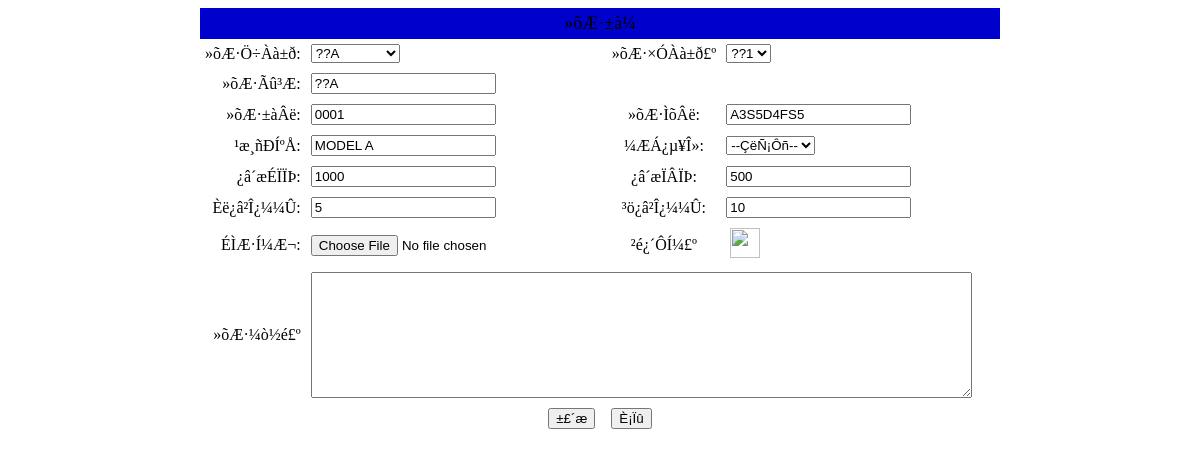
The page /product/editproduct.php?id=8 (signed in) on the database its author committed.
### tables this page shows
CREATE TABLE `tb_product` (
  `id` int(4) NOT NULL auto_increment,
  `maintype` varchar(20) NOT NULL,
  `subtype` varchar(20) NOT NULL,
  `name` varchar(20) NOT NULL,
  `encode` varchar(20) NOT NULL,
  `barcode` varchar(20) NOT NULL,
  `size` varchar(20) NOT NULL,
  `unit` varchar(10) NOT NULL,
  `upperlimit` int(4) NOT NULL,
  `lowerlimit` int(4) NOT NULL,
  `inprice` int(4) NOT NULL,
  `outprice` int(4) NOT NULL,
  `tupian` varchar(100) NOT NULL,
  `jianjie` mediumtext NOT NULL,
  `addtime` varchar(20) NOT NULL,
  PRIMARY KEY  (`id`,`encode`,`barcode`)
);

CREATE TABLE `table_itemclassify` (
  `id` varchar(4) NOT NULL,
  `name` varchar(10) default NULL,
  `lowerclass` varchar(50) default NULL,
  PRIMARY KEY  (`id`)
);

### product/editproduct.php (the view, shortened to what this page needs)
<?php
  include "../conn/conn.php";
?>
<?php
  $sql1=mysql_query("select * from tb_product where id=".$_GET[id]."",$conn);
  $info1=mysql_fetch_array($sql1);
?>
<?php
	$query = "select * from table_itemclassify order by name";
	$result = mysql_query($query);
?>
<html xmlns="http://www.w3.org/1999/xhtml">
<head>
</head>
<body>
<form id="form1" name="form1"enctype="multipart/form-data" method="post" action="savenewproduct.php?flag=0&&id=<?php echo $_GET[id];?>" onSubmit="return chkinput(this)">
  <table width="800" border="0" align="center" cellpadding="5" cellspacing="0" bordercolor="#FFFFFF">
    <tr>
      <td colspan="4" align="center" bgcolor="#0000CC"><span class="STYLE1">»õÆ·±à¼­</span></td>
    </tr>
    <tr>
      <td width="85" align="right">»õÆ·Ö÷Àà±ð:</td>
      <td width="296"><label>
        <select id="left" name="typeid" onChange="changeLeft()">
		<?php while($RS=mysql_fetch_array($result)){ echo "<option value='$RS[id]|$RS[name]$RS[lowerclass]'";if($info1[maintype]==$RS[name]){echo "selected";}echo">$RS[name]</option>";}?>
        </select>
        </label></td>
      <td width="99" align="center">»õÆ·×ÓÀà±ð£º</td>
      <td width="280"><label>
        <select id="right" name="stype" >
		<OPTION value=<?php echo $info1[subtype];?> selected="selected"><?php echo $info1[subtype];?></OPTION>
        </select>
        </label></td>
    </tr>
    <tr>
      <td align="right">»õÆ·Ãû³Æ:</td>
      <td><label>
        <input type="text" name="name" value="<?php echo $info1[name];?>" />
        </label></td>
      <td>&nbsp;</td>
      <td>&nbsp;</td>
    </tr>
    <tr>
      <td align="right">»õÆ·±àÂë:</td>
      <td><input type="text" name="encode" value="<?php echo $info1[encode];?>"/></td>
      <td align="center"><label>»õÆ·ÌõÂë:</label></td>
      <td><input type="text" name="barcode" value="<?php echo $info1[barcode];?>" /></td>
    </tr>
    <tr>
      <td align="right">¹æ¸ñÐÍºÅ:</td>
      <td><input type="text" name="size" value="<?php echo $info1[size];?>"/></td>
      <td align="center">¼ÆÁ¿µ¥Î»:</td>
      <td><label>
        <?php
			$sql=mysql_query("select * from table_measureunit order by id desc",$conn);
			$info=mysql_fetch_array($sql);
			if($info==false)
			{
			  echo "ÇëÏÈÌí¼Ó¼ÆÁ¿µ¥Î»!";
			}
			else
			{
			?>
            <select name="unit" class="inputcss">
			  <OPTION>--ÇëÑ¡Ôñ--</OPTION>
            </select>
            <?php
		     }
		    ?>
      </label></td>
    </tr>
    <tr>
      <td align="right">¿â´æÉÏÏÞ:</td>
      <td><input type="text" name="upperlimit"  value="<?php echo $info1[upperlimit];?>"onKeyUp="this.value=this.value.replace(/\D/g,'')" onafterpaste="this.value=this.value.replace(/\D/g,'')"/></td>
      <td align="center">¿â´æÏÂÏÞ:</td>
      <td><input type="text" name="lowerlimit"  value="<?php echo $info1[lowerlimit];?>"onKeyUp="this.value=this.value.replace(/\D/g,'')" onafterpaste="this.value=this.value.replace(/\D/g,'')"/></td>
    </tr>
    <tr>
      <td align="right">Èë¿â²Î¿¼¼Û:</td>
      <td><input type="text" name="inprice"  value="<?php echo $info1[inprice];?>" style="ime-mode: disabled" imemode="disabled" /></td>
      <td align="center">³ö¿â²Î¿¼¼Û:</td>
      <td><input type="text" name="outprice"  value="<?php echo $info1[outprice];?>"style="ime-mode: disabled" imemode="disabled" /></td>
    </tr>
    <tr>
      <td align="right">ÉÌÆ·Í¼Æ¬:</td>
      <td><input type="hidden" name="MAX_FILE_SIZE" value="2000000" />
        <input type="file" name="upfile" class="inputcss" size="16" /></td>
      <td align="center">²é¿´Ô­Í¼£º</td>
      <td>&nbsp;<a href="####" onmouseover='showPreview(event);' onmouseout='hidePreview(event);'><img src="../<?php echo $info1[tupian];?>"" alt="" width="30" height="30"  border="0" large-src="../<?php echo $info1[tupian];?>" pic-link="/"/></a></td>
    </tr>
    <tr>
      <td align="right">»õÆ·¼ò½é£º</td>
      <td colspan="3"><textarea name="jianjie" cols="80" rows="8" class="inputcss"><?php echo $info1[jianjie];?></textarea></td>
    </tr>
    <tr>
      <td colspan="4" align="center"><input name="submit" type="submit" class="btn2" id="submit" value="±£´æ" />
        <input name="reset" type="reset" class="btn_2k3" value="È¡Ïû" /></td>
    </tr>
  </table>
</form>
</body>
</html>

### rows shown on the page
tb_product: typeid "??A", stype "??1", name "??A", encode "0001", barcode "A3S5D4FS5", size "MODEL A", upperlimit "1000", lowerlimit "500", inprice "5", outprice "10"
